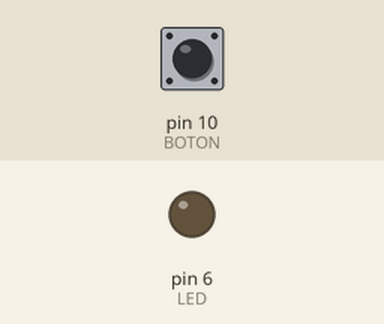
Recording of a sketch running on a simulated Arduino Uno, built with avr-gcc and run on an emulated ATmega328P. On the bench: output pins drawn as LEDs (lit = HIGH). Inputs (shaded band) come from the test bench; at power-on: pin 10 (BOTON) LOW.

Above: at 1.2 s.
1.3 s: pin 10 (BOTON) pulled HIGH for 0.15 s
At 2.5 s:
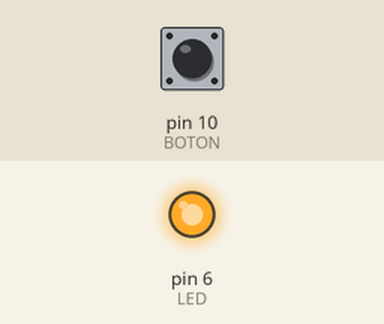
2.9 s: pin 10 (BOTON) pulled HIGH for 1 s
At 3.8 s:
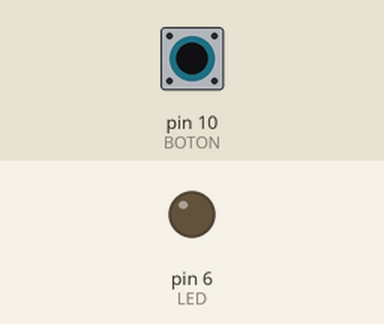
5.4 s: pin 10 (BOTON) pulled HIGH for 3.2 s
At 5.7 s:
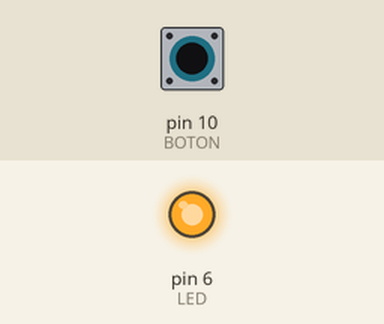
Timing chart, 0 to 8.4 s (numbered marks = the images above; inputs shaded):
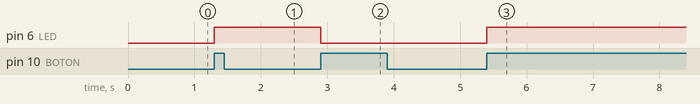

Measured:
- after the input at 1.3 s, pin 6 (LED): LOW → HIGH at once
- after the input at 2.9 s, pin 6 (LED): HIGH → LOW at once
- after the input at 5.4 s, pin 6 (LED): LOW → HIGH at once

The sketch:

Enciende_apaga_led_LAMPARA.ino
```cpp
/*Name: Alba Guimerans
 * 27/04/2021
 * Enciende y apaga led
 *
 */


const int LED=6;
const int BOTON=10;
int val;
int previoVal;
bool encenderLed = false;
void setup(){
pinMode(LED,OUTPUT);
pinMode(BOTON,INPUT);
pinMode(LED,OUTPUT);
pinMode(BOTON,INPUT);
}
void loop(){
val=digitalRead(BOTON);
if  (val==HIGH && previoVal == LOW){
  encenderLed = !encenderLed;
}

if (encenderLed){
  digitalWrite(LED,HIGH);
}
else { digitalWrite(LED,LOW);
}
previoVal=val;
}
```
